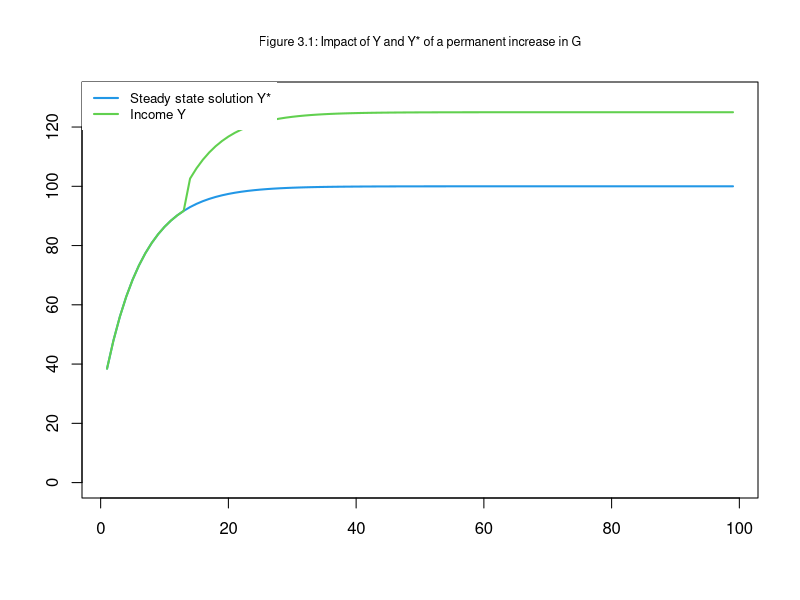
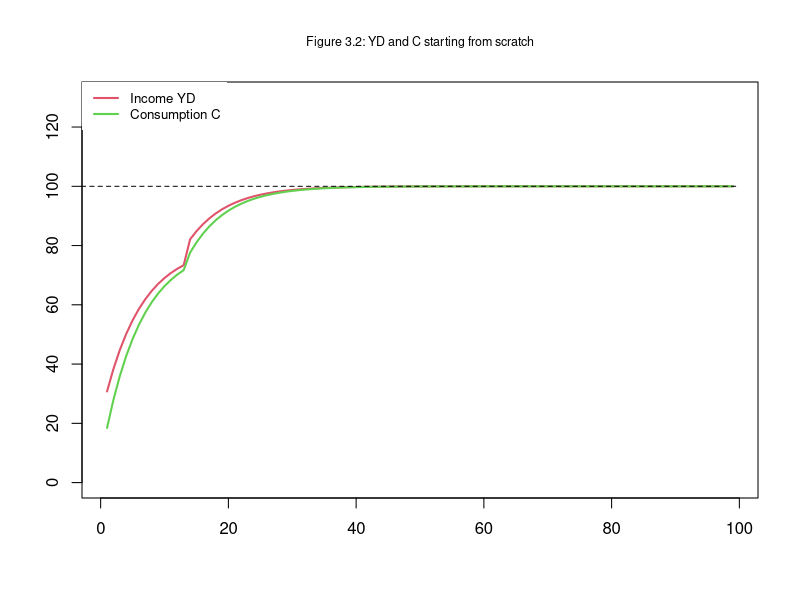
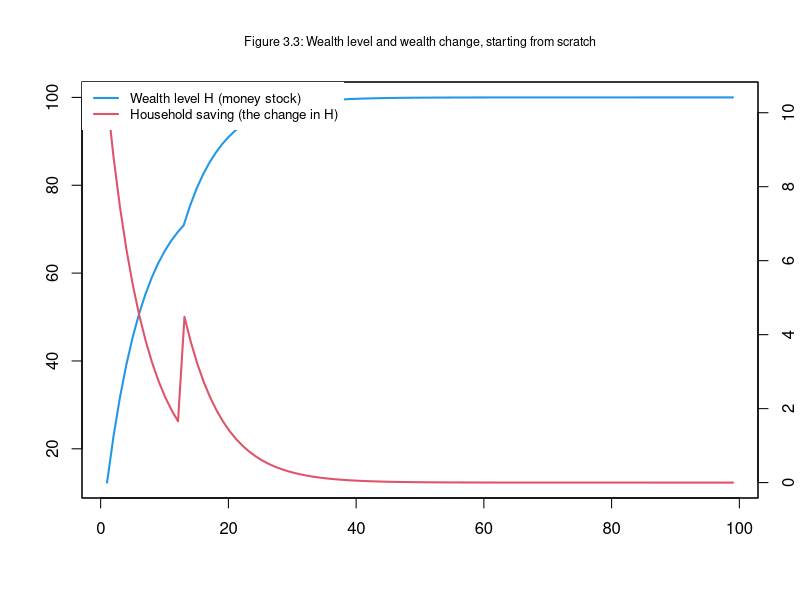

Generate these figures, in order, with R:
## ---- chunk 1
#SIM Model, R version 1

#This code replicates results in the book Monetary Economics:
#An Integrated Approach to Credit, Money, Income, Production and Wealth,
#by Wynne Godley and Marc Lavoie, chapter 3, figures 3.2 and 3.3.

#Created by Mrco Veronese Passarella on 2 October 2018, Modified By GTY for EVEAAL 2025

#Clear
rm(list=ls(all=TRUE))

#PERIODS (i= 1 to 100)
nPeriods=100  

#SCENARIOS (j= 1 to 2)
nScenarios=2

#PARAMETERS
alpha1=0.6
alpha2=0.4
theta=0.2
w=1
#g_d=20
#VARIABLES
#Income
y=matrix(data=0,nrow=nScenarios,ncol=nPeriods)
#Consumption demand
c_s=matrix(data=0,nrow=nScenarios,ncol=nPeriods)
#Consumption supply
c_d=matrix(data=0,nrow=nScenarios,ncol=nPeriods)
#Government expenditures demand
g_d=matrix(data=20,nrow=nScenarios,ncol=nPeriods) 
#Government expenditures supply
g_s=matrix(data=0,nrow=nScenarios,ncol=nPeriods) 
#Taxes demanded
t_d=matrix(data=0,nrow=nScenarios,ncol=nPeriods)
#Taxes supplied
t_s=matrix(data=0,nrow=nScenarios,ncol=nPeriods)
#Disposable income
yd=matrix(data=0,nrow=nScenarios,ncol=nPeriods)
#Cash demand
h_h=matrix(data=0,nrow=nScenarios,ncol=nPeriods)
#Cash supply
h_s=matrix(data=0,nrow=nScenarios,ncol=nPeriods)
#Labour demand
n_d=matrix(data=0,nrow=nScenarios,ncol=nPeriods) 
#Labour supply
n_s=matrix(data=0,nrow=nScenarios,ncol=nPeriods) 


#MODEL
#Select scenarios
for (j in 1:nScenarios){

  #Define time
 for (i in 2:nPeriods){
   
   #Define iterations
   for (iterations in 1:nPeriods){
     
     #Define alternative scenarios
     if (i>=15 && j==2){
       g_d[2,i]=25   #Government expenditures passed from 20 to 25 after 15 periods
     }    
    
    
    # SIM model in R
    
    # Equilibrium conditions
    c_s[j,i]  = c_d[j,i]
    g_s[j,i]  = g_d[j,i]
    t_s[j,i]  = t_d[j,i]
    n_s[j,i]  = n_d[j,i]
    
    # Household disposable income
    yd[j,i]   = w * n_s[j,i] - t_s[j,i]
    
    # Taxes
    t_d[j,i]  = theta * w * n_s[j,i]
    
    # Consumption function (SIM)
    c_d[j,i]  = alpha1 * yd[j,i] + alpha2 * h_h[j,i-1]
    
    # Government money supply
    h_s[j,i]  = h_s[j,i-1] + g_d[j,i] - t_d[j,i]
    
    # Household money holdings
    h_h[j,i]  = h_h[j,i-1] + yd[j,i] - c_d[j,i]
    
    # Output determination
    y[j,i]    = c_s[j,i] + g_s[j,i]
    
    # Labour demand (from output)
    n_d[j,i]  = y[j,i] / w
    
   }
 }
}
## ---- chunk 2
#| echo: false
#Figure 3.1
plot(y[1,2:100],type="l",col="4",lwd=2,lty=1,font.main=1,cex.main=0.75,main="Figure 3.1: Impact of Y and Y* of a permanent increase in G",ylab = '',xlab = '',ylim=range(0,130))
lines(y[2,2:100],type="l",lwd=2,lty=1,col="3")
legend("topleft",c("Steady state solution Y*","Income Y"),  bty = 1, cex = 0.8, lty=c(1,1), lwd=c(2,2), col = c(4,3), box.lwd=0)

#Figure 3.2
plot(yd[2,2:100],type="l",col="2",lwd=2,lty=1,font.main=1,cex.main=0.75,main="Figure 3.2: YD and C starting from scratch",ylab = '',xlab = '',ylim=range(0,130))
lines(c_d[2,2:100],type="l",lwd=2,lty=1,col="3")
#abline(h=80,col=1,lty=1,lwd=1)
segments(x0=-3, # Value from x (initial)
         x1=100, # Value to x (final)
         y0=100, # Value from y (initial)
         y1=100, # Value to y (final)
         col=1,lty=2,lwd=1)
legend("topleft",c("Income YD","Consumption C"),  bty = 1, cex = 0.8, lty=c(1,1), lwd=c(2,2), col = c(2,3), box.lwd=0)

#Figure 3.3
plot(h_h[2,2:100],type="l",lwd=2,lty=1,col="4",font.main=1,cex.main=0.75,main="Figure 3.3: Wealth level and wealth change, starting from scratch",ylab = '',xlab = '')
par(new="TRUE")
plot(diff(h_h[2,2:100]),type="l",lwd=2,lty=1,col="2",xlab = '',ylab = '',xaxt='n',yaxt='n')
axis(side=4)
legend("topleft",c("Wealth level H (money stock)","Household saving (the change in H)"),  bty = 1, cex = 0.8, lty=c(1,1), lwd=c(2,2), col = c(4,2), box.lwd=0)
